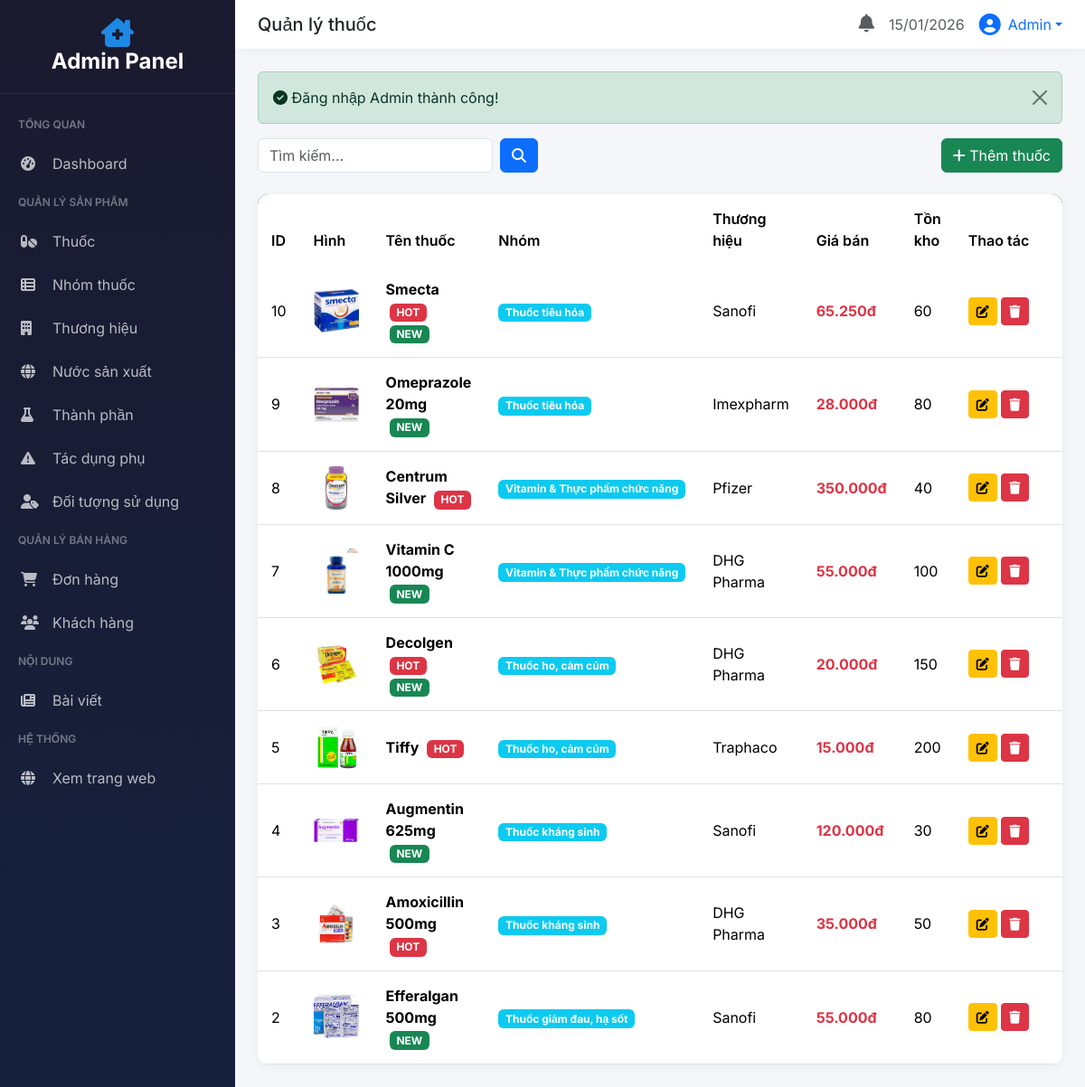
Page /php/admin/?controller=thuoc (signed in) on the committed database.
### tables this page shows
CREATE TABLE `thuoc` (
  `MaThuoc` int(11) NOT NULL,
  `TenThuoc` varchar(200) NOT NULL,
  `MaNhomThuoc` int(11) NOT NULL,
  `MaNuocSX` int(11) DEFAULT NULL,
  `MaThuongHieu` int(11) DEFAULT NULL,
  `GiaBan` decimal(15,2) DEFAULT NULL,
  `DonViTinh` varchar(50) DEFAULT NULL,
  `MoTa` varchar(2000) DEFAULT NULL,
  `HinhAnh` varchar(500) DEFAULT NULL,
  `SoLuongTon` int(11) DEFAULT 0,
  `SoLuongDaBan` int(11) DEFAULT 0,
  `NgayTao` datetime DEFAULT current_timestamp(),
  `GiaGoc` decimal(15,2) DEFAULT NULL,
  `PhanTramGiam` int(11) DEFAULT NULL,
  `NgayBatDauKM` datetime DEFAULT NULL,
  `NgayKetThucKM` datetime DEFAULT NULL,
  `IsHot` tinyint(1) DEFAULT 0,
  `IsNew` tinyint(1) DEFAULT 0,
  `IsActive` tinyint(1) DEFAULT 1
);

CREATE TABLE `nhom_thuoc` (
  `MaNhomThuoc` int(11) NOT NULL,
  `TenNhomThuoc` varchar(100) NOT NULL,
  `MoTa` varchar(500) DEFAULT NULL,
  `MaDanhMucCha` int(11) DEFAULT NULL
);

CREATE TABLE `thuong_hieu` (
  `MaThuongHieu` int(11) NOT NULL,
  `TenThuongHieu` varchar(100) NOT NULL,
  `DiaChi` varchar(500) DEFAULT NULL,
  `QuocGia` varchar(100) DEFAULT NULL,
  `HinhAnh` varchar(500) DEFAULT NULL
);

### php/admin/controllers/ThuocController.php (called while the page is built, shortened)
<?php
class ThuocController extends AdminController
{
    public function index()
    {
        $search = $_GET['search'] ?? '';
        $sql = "SELECT t.*, nt.TenNhomThuoc, th.TenThuongHieu, nsx.TenNuocSX
                FROM thuoc t
                LEFT JOIN nhom_thuoc nt ON t.MaNhomThuoc = nt.MaNhomThuoc
                LEFT JOIN thuong_hieu th ON t.MaThuongHieu = th.MaThuongHieu
                LEFT JOIN nuoc_san_xuat nsx ON t.MaNuocSX = nsx.MaNuocSX
                WHERE 1=1";
        $params = [];
        $sql .= " ORDER BY t.MaThuoc DESC";
        $stmt = $this->db->prepare($sql);
        $stmt->execute($params);
        $danhSach = $stmt->fetchAll(PDO::FETCH_ASSOC);
        $this->view('thuoc/index', [
            'title' => 'Quản lý thuốc',
            'danhSach' => $danhSach,
            'search' => $search
        ]);
    }
}

### php/config/database.php (called while the page is built)
<?php
class Database
{
    private static $instance = null;
    private $conn;
    private function __construct()
    {
        try {
            $this->conn = new PDO(
                "mysql:host=" . DB_HOST . ";dbname=" . DB_NAME . ";charset=utf8mb4",
                DB_USER,
                DB_PASS,
                [
                    PDO::ATTR_ERRMODE => PDO::ERRMODE_EXCEPTION,
                    PDO::ATTR_DEFAULT_FETCH_MODE => PDO::FETCH_ASSOC,
                    PDO::ATTR_EMULATE_PREPARES => false
                ]
            );
        } catch (PDOException $e) {
            die("Lỗi kết nối database: " . $e->getMessage());
        }
    }
    public static function getInstance()
    {
        if (self::$instance === null) {
            self::$instance = new self();
        }
        return self::$instance;
    }
    public function getConnection()
    {
        return $this->conn;
    }
}

### php/admin/views/thuoc/index.php (the view, shortened to what this page needs)
<div class="d-flex justify-content-between align-items-center mb-4">
    <div>
        <form method="get" class="d-flex gap-2">
            <input type="text" name="search" class="form-control" placeholder="Tìm kiếm..." value="<?= htmlspecialchars($search ?? '') ?>" />
            <button type="submit" class="btn btn-primary"><i class="fas fa-search"></i></button>
        </form>
    </div>
    <a href="<?= BASE_URL ?>/admin/?controller=thuoc&action=create" class="btn btn-success">
        <i class="fas fa-plus"></i> Thêm thuốc
    </a>
</div>
<div class="admin-table">
    <table class="table table-hover">
        <thead>
            <tr>
                <th>ID</th>
                <th>Hình</th>
                <th>Tên thuốc</th>
                <th>Nhóm</th>
                <th>Thương hiệu</th>
                <th>Giá bán</th>
                <th>Tồn kho</th>
                <th width="150">Thao tác</th>
            </tr>
        </thead>
        <tbody>
            <?php if (!empty($danhSach)): ?>
                <?php foreach ($danhSach as $item): ?>
                    <tr>
                        <td><?= $item['MaThuoc'] ?></td>
                        <td>
                            <?php
                            $imgSrc = $item['HinhAnh'] ?? '';
                            ?>
                            <img src="<?= htmlspecialchars($imgSrc) ?>" alt="" style="width: 50px; height: 50px; object-fit: cover; border-radius: 8px;">
                        </td>
                        <td>
                            <strong><?= htmlspecialchars($item['TenThuoc']) ?></strong>
                            <?php if ($item['IsHot']): ?><span class="badge bg-danger ms-1">HOT</span><?php endif; ?>
                            <?php if ($item['IsNew']): ?><span class="badge bg-success ms-1">NEW</span><?php endif; ?>
                        </td>
                        <td><span class="badge bg-info"><?= htmlspecialchars($item['TenNhomThuoc'] ?? 'N/A') ?></span></td>
                        <td><?= htmlspecialchars($item['TenThuongHieu'] ?? 'N/A') ?></td>
                        <td class="text-danger fw-bold"><?= number_format($item['GiaBan'] ?? 0, 0, ',', '.') ?>đ</td>
                        <td>
                            <?php if (($item['SoLuongTon'] ?? 0) <= 10): ?>
                                <span class="text-danger"><?= $item['SoLuongTon'] ?? 0 ?></span>
                            <?php else: ?>
                                <?= $item['SoLuongTon'] ?? 0 ?>
                            <?php endif; ?>
                        </td>
                        <td>
                            <a href="<?= BASE_URL ?>/admin/?controller=thuoc&action=edit&id=<?= $item['MaThuoc'] ?>" class="btn btn-sm btn-warning">
                                <i class="fas fa-edit"></i>
                            </a>
                            <form action="<?= BASE_URL ?>/admin/?controller=thuoc&action=delete&id=<?= $item['MaThuoc'] ?>" method="post" class="d-inline"
                                  onsubmit="return confirm('Bạn có chắc muốn xóa?')">
                                <button type="submit" class="btn btn-sm btn-danger">
                                    <i class="fas fa-trash"></i>
                                </button>
                            </form>
                        </td>
                    </tr>
                <?php endforeach; ?>
            <?php endif; ?>
        </tbody>
    </table>
</div>

### php/admin/views/layouts/admin-layout.php (style rules this page uses)
:root { --sidebar-width: 260px; --primary: #1E88E5; --primary-dark: #1565C0; --dark: #1a1a2e; --dark-light: #16213e; }
body { font-family: 'Inter', sans-serif; background: #f4f6f9; }
.admin-table { background: #fff; border-radius: 12px; overflow: hidden; box-shadow: 0 2px 10px rgba(0,0,0,0.05); }
.admin-table .table { margin: 0; }
.admin-table thead { background: var(--dark); color: #fff; }
.admin-table th { font-weight: 600; padding: 15px; border: none; }
.admin-table td { padding: 15px; vertical-align: middle; }

### rows in the picture
thuoc: MaThuoc "10", HinhAnh (picture), TenThuoc "Smecta", IsHot "HOT", IsNew "NEW", MaNhomThuoc.TenNhomThuoc "Thuốc tiêu hóa", MaThuongHieu.TenThuongHieu "Sanofi", GiaBan "65.250", SoLuongTon "60"
thuoc: MaThuoc "9", HinhAnh (picture), TenThuoc "Omeprazole 20mg", IsNew "NEW", MaNhomThuoc.TenNhomThuoc "Thuốc tiêu hóa", MaThuongHieu.TenThuongHieu "Imexpharm", GiaBan "28.000", SoLuongTon "80"
thuoc: MaThuoc "8", HinhAnh (picture), TenThuoc "Centrum Silver", IsHot "HOT", MaNhomThuoc.TenNhomThuoc "Vitamin & Thực phẩm chức năng", MaThuongHieu.TenThuongHieu "Pfizer", GiaBan "350.000", SoLuongTon "40"
thuoc: MaThuoc "7", HinhAnh (picture), TenThuoc "Vitamin C 1000mg", IsNew "NEW", MaNhomThuoc.TenNhomThuoc "Vitamin & Thực phẩm chức năng", MaThuongHieu.TenThuongHieu "DHG Pharma", GiaBan "55.000", SoLuongTon "100"
thuoc: MaThuoc "6", HinhAnh (picture), TenThuoc "Decolgen", IsHot "HOT", IsNew "NEW", MaNhomThuoc.TenNhomThuoc "Thuốc ho, cảm cúm", MaThuongHieu.TenThuongHieu "DHG Pharma", GiaBan "20.000", SoLuongTon "150"
thuoc: MaThuoc "5", HinhAnh (picture), TenThuoc "Tiffy", IsHot "HOT", MaNhomThuoc.TenNhomThuoc "Thuốc ho, cảm cúm", MaThuongHieu.TenThuongHieu "Traphaco", GiaBan "15.000", SoLuongTon "200"
thuoc: MaThuoc "4", HinhAnh (picture), TenThuoc "Augmentin 625mg", IsNew "NEW", MaNhomThuoc.TenNhomThuoc "Thuốc kháng sinh", MaThuongHieu.TenThuongHieu "Sanofi", GiaBan "120.000", SoLuongTon "30"
thuoc: MaThuoc "3", HinhAnh (picture), TenThuoc "Amoxicillin 500mg", IsHot "HOT", MaNhomThuoc.TenNhomThuoc "Thuốc kháng sinh", MaThuongHieu.TenThuongHieu "DHG Pharma", GiaBan "35.000", SoLuongTon "50"
thuoc: MaThuoc "2", HinhAnh (picture), TenThuoc "Efferalgan 500mg", IsNew "NEW", MaNhomThuoc.TenNhomThuoc "Thuốc giảm đau, hạ sốt", MaThuongHieu.TenThuongHieu "Sanofi", GiaBan "55.000", SoLuongTon "80"

### other values in the picture
$title "Quản lý thuốc"
$adminName "Admin"
$_SESSION['flash']['success'] "Đăng nhập Admin thành công!"
